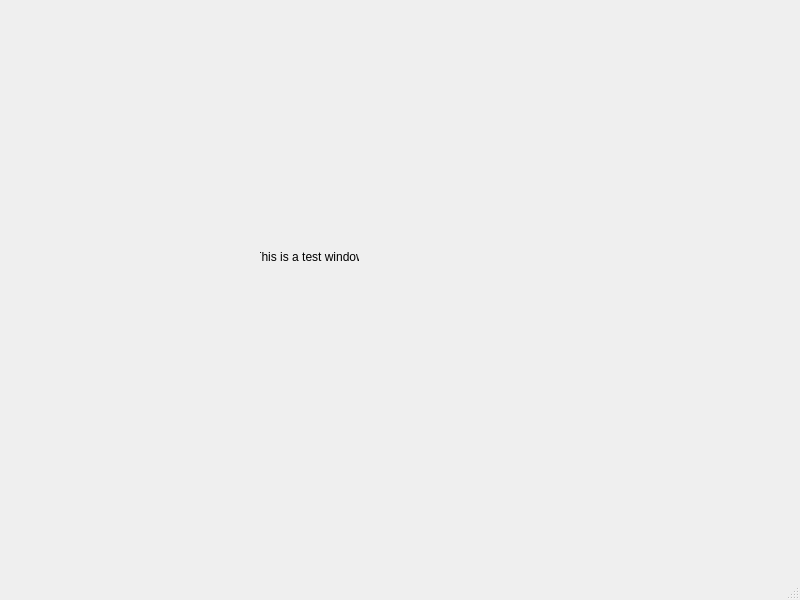
<?xml version="1.0" encoding="UTF-8"?>
<ui version="4.0">
 <class>MainWindow</class>
 <widget class="QMainWindow" name="MainWindow">
  <property name="geometry">
   <rect>
    <x>0</x>
    <y>0</y>
    <width>800</width>
    <height>600</height>
   </rect>
  </property>
  <property name="windowTitle">
   <string>MainWindow</string>
  </property>
  <widget class="QWidget" name="centralwidget">
   <widget class="QLabel" name="test_label">
    <property name="geometry">
     <rect>
      <x>260</x>
      <y>250</y>
      <width>99</width>
      <height>13</height>
     </rect>
    </property>
    <property name="text">
     <string>This is a test window</string>
    </property>
    <property name="alignment">
     <set>Qt::AlignCenter</set>
    </property>
   </widget>
  </widget>
  <widget class="QMenuBar" name="menubar">
   <property name="geometry">
    <rect>
     <x>0</x>
     <y>0</y>
     <width>800</width>
     <height>21</height>
    </rect>
   </property>
  </widget>
  <widget class="QStatusBar" name="statusbar"/>
 </widget>
 <resources/>
 <connections/>
</ui>
